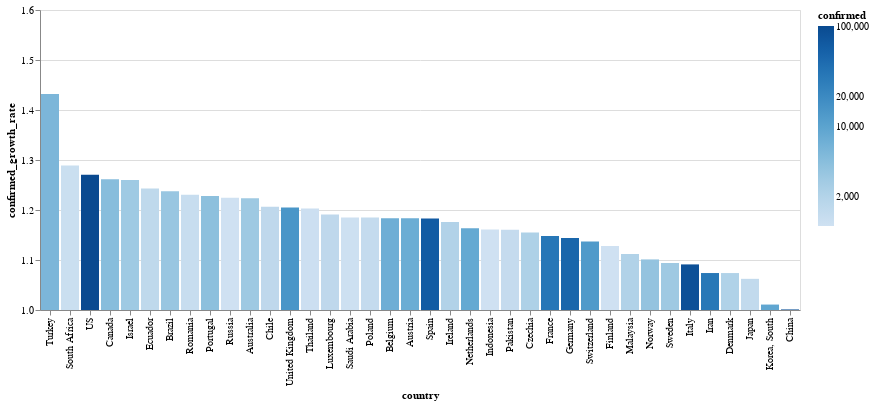

Source (notebook cell):
### Markdown cell above
# Tasa de contagios por país

El color corresponde con la cantidad de casos confirmados

### Code cell
today_df = global_df[
    (global_df.date == global_df.date.max()) & 
    (global_df.confirmed > 1000)
]


alt.Chart(today_df).mark_bar().encode(
    x=alt.X(
        'country', 
        sort=list(
            today_df.set_index('country')
                    .confirmed_growth_rate
                    .sort_values()
                    .index[::-1]
        )
    ),
    y=alt.X(
        'confirmed_growth_rate', 
        scale=alt.Scale(domain=[1, 1.6], clamp=True)
    ),
    color=alt.Color('confirmed', scale=alt.Scale(type='log')),
    tooltip=list(today_df.columns)
)

### Figure 1 — Vega-Lite specification as saved in the notebook (floating-point values rounded to 4 significant figures)
{"config": {"view": {"continuousWidth": 400, "continuousHeight": 300}}, "data": {"name": "data-ae6756f6735a578ec8be5b865dbaa2a0"}, "mark": "bar", "encoding": {"color": {"type": "quantitative", "field": "confirmed", "scale": {"type": "log"}}, "tooltip": [{"type": "temporal", "field": "date"}, {"type": "nominal", "field": "country"}, {"type": "quantitative", "field": "confirmed"}, {"type": "quantitative", "field": "recovered"}, {"type": "quantitative", "field": "death"}, {"type": "quantitative", "field": "confirmed_growth_rate"}, {"type": "quantitative", "field": "death_growth_rate"}, {"type": "temporal", "field": "first_infaction_date"}, {"type": "quantitative", "field": "days_from_first_infection"}, {"type": "temporal", "field": "tenth_infaction_date"}, {"type": "quantitative", "field": "days_from_tenth_infection"}, {"type": "temporal", "field": "first_death_date"}, {"type": "quantitative", "field": "days_from_first_death"}, {"type": "temporal", "field": "tenth_death_date"}, {"type": "quantitative", "field": "days_from_tenth_death"}], "x": {"type": "nominal", "field": "country", "sort": ["Turkey", "South Africa", "US", "Canada", "Israel", "Ecuador", "Brazil", "Romania", "Portugal", "Russia", "Australia", "Chile", "United Kingdom", "Thailand", "Luxembourg", "Saudi Arabia", "Poland", "Belgium", "Austria", "Spain", "Ireland", "Netherlands", "Indonesia", "Pakistan", "Czechia", "France", "Germany", "Switzerland", "Finland", "Malaysia", "Norway", "Sweden", "Italy", "Iran", "Denmark", "Japan", "Korea, South", "China"]}, "y": {"type": "quantitative", "field": "confirmed_growth_rate", "scale": {"clamp": true, "domain": [1, 1.6]}}}, "$schema": "https://vega.github.io/schema/vega-lite/v4.0.2.json", "datasets": {"data-ae6756f6735a578ec8be5b865dbaa2a0": [{"date": "2020-03-27T00:00:00", "country": "Australia", "confirmed": 3143, "recovered": 194, "death": 13, "confirmed_growth_rate": 1.224, "death_growth_rate": 1.106, "first_infaction_date": "2020-01-26T00:00:00", "days_from_first_infection": 61, "tenth_infaction_date": "2020-02-01T00:00:00", "days_from_tenth_infection": 55.0, "first_death_date": "2020-03-01T00:00:00", "days_from_first_death": 26.0, "tenth_death_date": "2020-03-26T00:00:00", "days_from_tenth_death": 1.0}, {"date": "2020-03-27T00:00:00", "country": "Austria", "confirmed": 7657, "recovered": 225, "death": 58, "confirmed_growth_rate": 1.183, "death_growth_rate": 1.348, "first_infaction_date": "2020-02-25T00:00:00", "days_from_first_infection": 31, "tenth_infaction_date": "2020-03-01T00:00:00", "days_from_tenth_infection": 26.0, "first_death_date": "2020-03-12T00:00:00", "days_from_first_death": 15.0, "tenth_death_date": "2020-03-22T00:00:00", "days_from_tenth_death": 5.0}, {"date": "2020-03-27T00:00:00", "country": "Belgium", "confirmed": 7284, "recovered": 858, "death": 289, "confirmed_growth_rate": 1.183, "death_growth_rate": 1.327, "first_infaction_date": "2020-02-04T00:00:00", "days_from_first_infection": 52, "tenth_infaction_date": "2020-03-03T00:00:00", "days_from_tenth_infection": 24.0, "first_death_date": "2020-03-11T00:00:00", "days_from_first_death": 16.0, "tenth_death_date": "2020-03-18T00:00:00", "days_from_tenth_death": 9.0}, {"date": "2020-03-27T00:00:00", "country": "Brazil", "confirmed": 3417, "recovered": 6, "death": 92, "confirmed_growth_rate": 1.238, "death_growth_rate": 1.351, "first_infaction_date": "2020-02-26T00:00:00", "days_from_first_infection": 30, "tenth_infaction_date": "2020-03-06T00:00:00", "days_from_tenth_infection": 21.0, "first_death_date": "2020-03-17T00:00:00", "days_from_first_death": 10.0, "tenth_death_date": "2020-03-20T00:00:00", "days_from_tenth_death": 7.0}, {"date": "2020-03-27T00:00:00", "country": "Canada", "confirmed": 4682, "recovered": 256, "death": 54, "confirmed_growth_rate": 1.261, "death_growth_rate": 1.252, "first_infaction_date": "2020-01-26T00:00:00", "days_from_first_infection": 61, "tenth_infaction_date": "2020-02-25T00:00:00", "days_from_tenth_infection": 31.0, "first_death_date": "2020-03-09T00:00:00", "days_from_first_death": 18.0, "tenth_death_date": "2020-03-20T00:00:00", "days_from_tenth_death": 7.0}, {"date": "2020-03-27T00:00:00", "country": "Chile", "confirmed": 1610, "recovered": 43, "death": 5, "confirmed_growth_rate": 1.207, "death_growth_rate": 1.6, "first_infaction_date": "2020-03-03T00:00:00", "days_from_first_infection": 24, "tenth_infaction_date": "2020-03-10T00:00:00", "days_from_tenth_infection": 17.0, "first_death_date": "2020-03-22T00:00:00", "days_from_first_death": 5.0, "tenth_death_date": "", "days_from_tenth_death": null}, {"date": "2020-03-27T00:00:00", "country": "China", "confirmed": 81897, "recovered": 74720, "death": 3296, "confirmed_growth_rate": 1.001, "death_growth_rate": 1.002, "first_infaction_date": "2020-01-22T00:00:00", "days_from_first_infection": 65, "tenth_infaction_date": "2020-01-22T00:00:00", "days_from_tenth_infection": 65.0, "first_death_date": "2020-01-22T00:00:00", "days_from_first_death": 65.0, "tenth_death_date": "2020-01-22T00:00:00", "days_from_tenth_death": 65.0}, {"date": "2020-03-27T00:00:00", "country": "Czechia", "confirmed": 2279, "recovered": 11, "death": 9, "confirmed_growth_rate": 1.155, "death_growth_rate": 1.6, "first_infaction_date": "2020-03-01T00:00:00", "days_from_first_infection": 26, "tenth_infaction_date": "2020-03-05T00:00:00", "days_from_tenth_infection": 22.0, "first_death_date": "2020-03-22T00:00:00", "days_from_first_death": 5.0, "tenth_death_date": "", "days_from_tenth_death": null}, {"date": "2020-03-27T00:00:00", "country": "Denmark", "confirmed": 2200, "recovered": 57, "death": 52, "confirmed_growth_rate": 1.074, "death_growth_rate": 1.273, "first_infaction_date": "2020-02-27T00:00:00", "days_from_first_infection": 29, "tenth_infaction_date": "2020-03-04T00:00:00", "days_from_tenth_infection": 23.0, "first_death_date": "2020-03-14T00:00:00", "days_from_first_death": 13.0, "tenth_death_date": "2020-03-21T00:00:00", "days_from_tenth_death": 6.0}, {"date": "2020-03-27T00:00:00", "country": "Ecuador", "confirmed": 1595, "recovered": 3, "death": 36, "confirmed_growth_rate": 1.243, "death_growth_rate": 1.299, "first_infaction_date": "2020-03-01T00:00:00", "days_from_first_infection": 26, "tenth_infaction_date": "2020-03-05T00:00:00", "days_from_tenth_infection": 22.0, "first_death_date": "2020-03-14T00:00:00", "days_from_first_death": 13.0, "tenth_death_date": "2020-03-22T00:00:00", "days_from_tenth_death": 5.0}, {"date": "2020-03-27T00:00:00", "country": "Finland", "confirmed": 1041, "recovered": 10, "death": 7, "confirmed_growth_rate": 1.128, "death_growth_rate": 1.314, "first_infaction_date": "2020-01-29T00:00:00", "days_from_first_infection": 58, "tenth_infaction_date": "2020-03-05T00:00:00", "days_from_tenth_infection": 22.0, "first_death_date": "2020-03-21T00:00:00", "days_from_first_death": 6.0, "tenth_death_date": "", "days_from_tenth_death": null}, {"date": "2020-03-27T00:00:00", "country": "France", "confirmed": 33402, "recovered": 5707, "death": 1997, "confirmed_growth_rate": 1.148, "death_growth_rate": 1.237, "first_infaction_date": "2020-01-24T00:00:00", "days_from_first_infection": 63, "tenth_infaction_date": "2020-02-08T00:00:00", "days_from_tenth_infection": 48.0, "first_death_date": "2020-02-15T00:00:00", "days_from_first_death": 41.0, "tenth_death_date": "2020-03-07T00:00:00", "days_from_tenth_death": 20.0}, {"date": "2020-03-27T00:00:00", "country": "Germany", "confirmed": 50871, "recovered": 6658, "death": 342, "confirmed_growth_rate": 1.144, "death_growth_rate": 1.264, "first_infaction_date": "2020-01-27T00:00:00", "days_from_first_infection": 60, "tenth_infaction_date": "2020-02-03T00:00:00", "days_from_tenth_infection": 53.0, "first_death_date": "2020-03-09T00:00:00", "days_from_first_death": 18.0, "tenth_death_date": "2020-03-15T00:00:00", "days_from_tenth_death": 12.0}, {"date": "2020-03-27T00:00:00", "country": "Indonesia", "confirmed": 1046, "recovered": 46, "death": 87, "confirmed_growth_rate": 1.161, "death_growth_rate": 1.158, "first_infaction_date": "2020-03-02T00:00:00", "days_from_first_infection": 25, "tenth_infaction_date": "2020-03-09T00:00:00", "days_from_tenth_infection": 18.0, "first_death_date": "2020-03-11T00:00:00", "days_from_first_death": 16.0, "tenth_death_date": "2020-03-18T00:00:00", "days_from_tenth_death": 9.0}, {"date": "2020-03-27T00:00:00", "country": "Iran", "confirmed": 32332, "recovered": 11133, "death": 2378, "confirmed_growth_rate": 1.074, "death_growth_rate": 1.075, "first_infaction_date": "2020-02-19T00:00:00", "days_from_first_infection": 37, "tenth_infaction_date": "2020-02-21T00:00:00", "days_from_tenth_infection": 35.0, "first_death_date": "2020-02-19T00:00:00", "days_from_first_death": 37.0, "tenth_death_date": "2020-02-24T00:00:00", "days_from_tenth_death": 32.0}, {"date": "2020-03-27T00:00:00", "country": "Ireland", "confirmed": 2121, "recovered": 5, "death": 22, "confirmed_growth_rate": 1.176, "death_growth_rate": 1.292, "first_infaction_date": "2020-02-29T00:00:00", "days_from_first_infection": 27, "tenth_infaction_date": "2020-03-06T00:00:00", "days_from_tenth_infection": 21.0, "first_death_date": "2020-03-11T00:00:00", "days_from_first_death": 16.0, "tenth_death_date": "2020-03-26T00:00:00", "days_from_tenth_death": 1.0}, {"date": "2020-03-27T00:00:00", "country": "Israel", "confirmed": 3035, "recovered": 79, "death": 12, "confirmed_growth_rate": 1.26, "death_growth_rate": 1.414, "first_infaction_date": "2020-02-21T00:00:00", "days_from_first_infection": 35, "tenth_infaction_date": "2020-03-03T00:00:00", "days_from_tenth_infection": 24.0, "first_death_date": "2020-03-21T00:00:00", "days_from_first_death": 6.0, "tenth_death_date": "2020-03-27T00:00:00", "days_from_tenth_death": 0.0}, {"date": "2020-03-27T00:00:00", "country": "Italy", "confirmed": 86498, "recovered": 10950, "death": 9134, "confirmed_growth_rate": 1.091, "death_growth_rate": 1.124, "first_infaction_date": "2020-01-31T00:00:00", "days_from_first_infection": 56, "tenth_infaction_date": "2020-02-21T00:00:00", "days_from_tenth_infection": 35.0, "first_death_date": "2020-02-21T00:00:00", "days_from_first_death": 35.0, "tenth_death_date": "2020-02-26T00:00:00", "days_from_tenth_death": 30.0}, {"date": "2020-03-27T00:00:00", "country": "Japan", "confirmed": 1468, "recovered": 372, "death": 49, "confirmed_growth_rate": 1.062, "death_growth_rate": 1.059, "first_infaction_date": "2020-01-22T00:00:00", "days_from_first_infection": 65, "tenth_infaction_date": "2020-01-30T00:00:00", "days_from_tenth_infection": 57.0, "first_death_date": "2020-02-13T00:00:00", "days_from_first_death": 43.0, "tenth_death_date": "2020-03-11T00:00:00", "days_from_tenth_death": 16.0}, {"date": "2020-03-27T00:00:00", "country": "Korea, South", "confirmed": 9332, "recovered": 4528, "death": 139, "confirmed_growth_rate": 1.011, "death_growth_rate": 1.058, "first_infaction_date": "2020-01-22T00:00:00", "days_from_first_infection": 65, "tenth_infaction_date": "2020-01-31T00:00:00", "days_from_tenth_infection": 56.0, "first_death_date": "2020-02-20T00:00:00", "days_from_first_death": 36.0, "tenth_death_date": "2020-02-26T00:00:00", "days_from_tenth_death": 30.0}, {"date": "2020-03-27T00:00:00", "country": "Luxembourg", "confirmed": 1605, "recovered": 40, "death": 15, "confirmed_growth_rate": 1.191, "death_growth_rate": 1.189, "first_infaction_date": "2020-02-29T00:00:00", "days_from_first_infection": 27, "tenth_infaction_date": "2020-03-12T00:00:00", "days_from_tenth_infection": 15.0, "first_death_date": "2020-03-14T00:00:00", "days_from_first_death": 13.0, "tenth_death_date": "2020-03-27T00:00:00", "days_from_tenth_death": 0.0}, {"date": "2020-03-27T00:00:00", "country": "Malaysia", "confirmed": 2161, "recovered": 259, "death": 26, "confirmed_growth_rate": 1.112, "death_growth_rate": 1.287, "first_infaction_date": "2020-01-25T00:00:00", "days_from_first_infection": 62, "tenth_infaction_date": "2020-02-05T00:00:00", "days_from_tenth_infection": 51.0, "first_death_date": "2020-03-17T00:00:00", "days_from_first_death": 10.0, "tenth_death_date": "2020-03-23T00:00:00", "days_from_tenth_death": 4.0}, {"date": "2020-03-27T00:00:00", "country": "Netherlands", "confirmed": 8647, "recovered": 6, "death": 547, "confirmed_growth_rate": 1.163, "death_growth_rate": 1.263, "first_infaction_date": "2020-02-27T00:00:00", "days_from_first_infection": 29, "tenth_infaction_date": "2020-03-02T00:00:00", "days_from_tenth_infection": 25.0, "first_death_date": "2020-03-06T00:00:00", "days_from_first_death": 21.0, "tenth_death_date": "2020-03-14T00:00:00", "days_from_tenth_death": 13.0}, {"date": "2020-03-27T00:00:00", "country": "Norway", "confirmed": 3755, "recovered": 6, "death": 19, "confirmed_growth_rate": 1.101, "death_growth_rate": 1.165, "first_infaction_date": "2020-02-26T00:00:00", "days_from_first_infection": 30, "tenth_infaction_date": "2020-02-29T00:00:00", "days_from_tenth_infection": 27.0, "first_death_date": "2020-03-14T00:00:00", "days_from_first_death": 13.0, "tenth_death_date": "2020-03-24T00:00:00", "days_from_tenth_death": 3.0}, {"date": "2020-03-27T00:00:00", "country": "Pakistan", "confirmed": 1373, "recovered": 23, "death": 11, "confirmed_growth_rate": 1.161, "death_growth_rate": 1.208, "first_infaction_date": "2020-02-26T00:00:00", "days_from_first_infection": 30, "tenth_infaction_date": "2020-03-10T00:00:00", "days_from_tenth_infection": 17.0, "first_death_date": "2020-03-19T00:00:00", "days_from_first_death": 8.0, "tenth_death_date": "2020-03-27T00:00:00", "days_from_tenth_death": 0.0}, {"date": "2020-03-27T00:00:00", "country": "Poland", "confirmed": 1389, "recovered": 7, "death": 16, "confirmed_growth_rate": 1.185, "death_growth_rate": 1.191, "first_infaction_date": "2020-03-04T00:00:00", "days_from_first_infection": 23, "tenth_infaction_date": "2020-03-08T00:00:00", "days_from_tenth_infection": 19.0, "first_death_date": "2020-03-12T00:00:00", "days_from_first_death": 15.0, "tenth_death_date": "2020-03-25T00:00:00", "days_from_tenth_death": 2.0}, {"date": "2020-03-27T00:00:00", "country": "Portugal", "confirmed": 4268, "recovered": 43, "death": 76, "confirmed_growth_rate": 1.228, "death_growth_rate": 1.395, "first_infaction_date": "2020-03-02T00:00:00", "days_from_first_infection": 25, "tenth_infaction_date": "2020-03-06T00:00:00", "days_from_tenth_infection": 21.0, "first_death_date": "2020-03-17T00:00:00", "days_from_first_death": 10.0, "tenth_death_date": "2020-03-21T00:00:00", "days_from_tenth_death": 6.0}, {"date": "2020-03-27T00:00:00", "country": "Romania", "confirmed": 1292, "recovered": 115, "death": 26, "confirmed_growth_rate": 1.23, "death_growth_rate": 1.6, "first_infaction_date": "2020-02-26T00:00:00", "days_from_first_infection": 30, "tenth_infaction_date": "2020-03-08T00:00:00", "days_from_tenth_infection": 19.0, "first_death_date": "2020-03-22T00:00:00", "days_from_first_death": 5.0, "tenth_death_date": "2020-03-24T00:00:00", "days_from_tenth_death": 3.0}, {"date": "2020-03-27T00:00:00", "country": "Russia", "confirmed": 1036, "recovered": 45, "death": 4, "confirmed_growth_rate": 1.225, "death_growth_rate": 1.133, "first_infaction_date": "2020-01-31T00:00:00", "days_from_first_infection": 56, "tenth_infaction_date": "2020-03-06T00:00:00", "days_from_tenth_infection": 21.0, "first_death_date": "2020-03-19T00:00:00", "days_from_first_death": 8.0, "tenth_death_date": "", "days_from_tenth_death": null}, {"date": "2020-03-27T00:00:00", "country": "Saudi Arabia", "confirmed": 1104, "recovered": 35, "death": 3, "confirmed_growth_rate": 1.185, "death_growth_rate": 1.6, "first_infaction_date": "2020-03-02T00:00:00", "days_from_first_infection": 25, "tenth_infaction_date": "2020-03-08T00:00:00", "days_from_tenth_infection": 19.0, "first_death_date": "2020-03-24T00:00:00", "days_from_first_death": 3.0, "tenth_death_date": "", "days_from_tenth_death": null}, {"date": "2020-03-27T00:00:00", "country": "South Africa", "confirmed": 1170, "recovered": 31, "death": 1, "confirmed_growth_rate": 1.289, "death_growth_rate": 1.6, "first_infaction_date": "2020-03-05T00:00:00", "days_from_first_infection": 22, "tenth_infaction_date": "2020-03-11T00:00:00", "days_from_tenth_infection": 16.0, "first_death_date": "2020-03-27T00:00:00", "days_from_first_death": 0.0, "tenth_death_date": "", "days_from_tenth_death": null}, {"date": "2020-03-27T00:00:00", "country": "Spain", "confirmed": 65719, "recovered": 9357, "death": 5138, "confirmed_growth_rate": 1.183, "death_growth_rate": 1.257, "first_infaction_date": "2020-02-01T00:00:00", "days_from_first_infection": 55, "tenth_infaction_date": "2020-02-26T00:00:00", "days_from_tenth_infection": 30.0, "first_death_date": "2020-03-03T00:00:00", "days_from_first_death": 24.0, "tenth_death_date": "2020-03-08T00:00:00", "days_from_tenth_death": 19.0}, {"date": "2020-03-27T00:00:00", "country": "Sweden", "confirmed": 3069, "recovered": 16, "death": 105, "confirmed_growth_rate": 1.094, "death_growth_rate": 1.305, "first_infaction_date": "2020-01-31T00:00:00", "days_from_first_infection": 56, "tenth_infaction_date": "2020-02-29T00:00:00", "days_from_tenth_infection": 27.0, "first_death_date": "2020-03-11T00:00:00", "days_from_first_death": 16.0, "tenth_death_date": "2020-03-19T00:00:00", "days_from_tenth_death": 8.0}, {"date": "2020-03-27T00:00:00", "country": "Switzerland", "confirmed": 12928, "recovered": 1530, "death": 231, "confirmed_growth_rate": 1.137, "death_growth_rate": 1.236, "first_infaction_date": "2020-02-25T00:00:00", "days_from_first_infection": 31, "tenth_infaction_date": "2020-02-29T00:00:00", "days_from_tenth_infection": 27.0, "first_death_date": "2020-03-05T00:00:00", "days_from_first_death": 22.0, "tenth_death_date": "2020-03-13T00:00:00", "days_from_tenth_death": 14.0}, {"date": "2020-03-27T00:00:00", "country": "Thailand", "confirmed": 1136, "recovered": 97, "death": 5, "confirmed_growth_rate": 1.203, "death_growth_rate": 1.121, "first_infaction_date": "2020-01-22T00:00:00", "days_from_first_infection": 65, "tenth_infaction_date": "2020-01-28T00:00:00", "days_from_tenth_infection": 59.0, "first_death_date": "2020-03-01T00:00:00", "days_from_first_death": 26.0, "tenth_death_date": "", "days_from_tenth_death": null}, {"date": "2020-03-27T00:00:00", "country": "Turkey", "confirmed": 5698, "recovered": 42, "death": 92, "confirmed_growth_rate": 1.432, "death_growth_rate": 1.352, "first_infaction_date": "2020-03-11T00:00:00", "days_from_first_infection": 16, "tenth_infaction_date": "2020-03-16T00:00:00", "days_from_tenth_infection": 11.0, "first_death_date": "2020-03-17T00:00:00", "days_from_first_death": 10.0, "tenth_death_date": "2020-03-22T00:00:00", "days_from_tenth_death": 5.0}, {"date": "2020-03-27T00:00:00", "country": "US", "confirmed": 101657, "recovered": 869, "death": 1581, "confirmed_growth_rate": 1.271, "death_growth_rate": 1.306, "first_infaction_date": "2020-01-22T00:00:00", "days_from_first_infection": 65, "tenth_infaction_date": "2020-02-03T00:00:00", "days_from_tenth_infection": 53.0, "first_death_date": "2020-02-29T00:00:00", "days_from_first_death": 27.0, "tenth_death_date": "2020-03-04T00:00:00", "days_from_tenth_death": 23.0}, {"date": "2020-03-27T00:00:00", "country": "United Kingdom", "confirmed": 14745, "recovered": 151, "death": 761, "confirmed_growth_rate": 1.205, "death_growth_rate": 1.233, "first_infaction_date": "2020-01-31T00:00:00", "days_from_first_infection": 56, "tenth_infaction_date": "2020-02-24T00:00:00", "days_from_tenth_infection": 32.0, "first_death_date": "2020-03-05T00:00:00", "days_from_first_death": 22.0, "tenth_death_date": "2020-03-14T00:00:00", "days_from_tenth_death": 13.0}]}}
